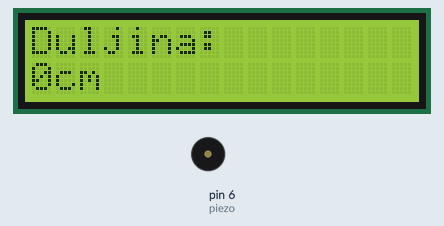
Simulated run of this sketch. Board: Arduino Uno, built with avr-gcc and run on an emulated ATmega328P. Shown: 16×2 character LCD, buzzer (waves = sounding). What the sketch prints to the serial monitor is not drawn.

Above: at 0.28 s.
Timing chart, 0 to 130.0 s (numbered marks = the images above):
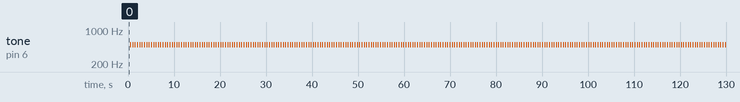

The sketch:

slave.ino
```cpp
//SLAVE KOD
#include <LiquidCrystal.h>
#include <Wire.h>

int piezo=6;
LiquidCrystal lcd(12, 11, 5, 4, 3, 2);
float udaljenostUCm=0;
bool dosaoPodatak=false;

void setup()
{
  pinMode(piezo, OUTPUT);
  Serial.begin(9600);
  Wire.begin(8);
  Wire.onReceive(primiUdaljenost);
  lcd.begin(16, 2);
  lcd.clear();
  lcd.print("Duljina: ");
}

void loop()
{
  lcd.setCursor(0,1);
    if(dosaoPodatak)
    {
      obrisiRed(1);
      dosaoPodatak=false;
    }
  Serial.println(udaljenostUCm);
  lcd.print((int)udaljenostUCm);
  lcd.print("cm");
  OglasiPiezo(udaljenostUCm);
}

void primiUdaljenost(int brBytova)
{
  if(brBytova==sizeof(udaljenostUCm))
  {
    Wire.readBytes((byte*)&udaljenostUCm, sizeof(udaljenostUCm));
    dosaoPodatak=true;
  }
}

void obrisiRed(int red)
{
  lcd.setCursor(0, red);
  lcd.print("                ");
}

void OglasiPiezo(float udaljenost)
{
  static unsigned long zadnjiCiklus = 0;
  static bool svira = false;

  unsigned long sada = millis();
  unsigned long period;
  int freq = 500;
  const int trajanje = 50;

  if (udaljenost <= 30)
    period = 500;
  else if (udaljenost <= 70)
    period = 1000;
  else if (udaljenost <= 100)
    period = 3000;
  else
  {
    noTone(piezo);
    svira = false;
    return;
  }

  if (!svira && sada - zadnjiCiklus >= period)
  {
    tone(piezo, freq);
    svira = true;
    zadnjiCiklus = sada;
  }

  if (svira && sada - zadnjiCiklus >= trajanje)
  {
    noTone(piezo);
    svira = false;
  }
}
```

Measured:
- by itself, tone on pin 6 (piezo): alternates 500 Hz for 0.05 s and silent for 0.45 s
